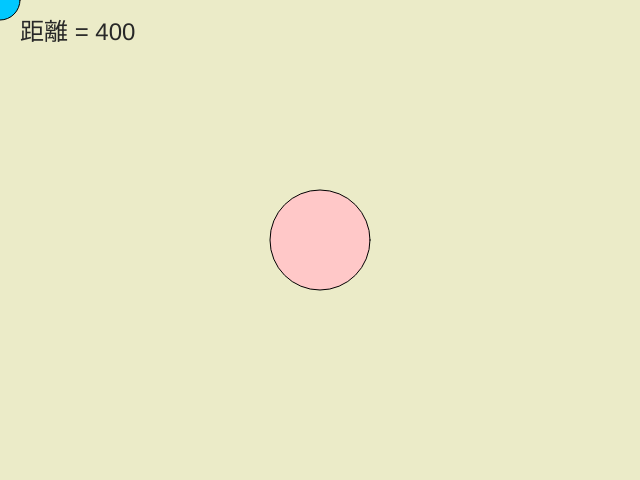
Frame 1 (no input)
Frame 60 (no input): identical to frame 1, image omitted
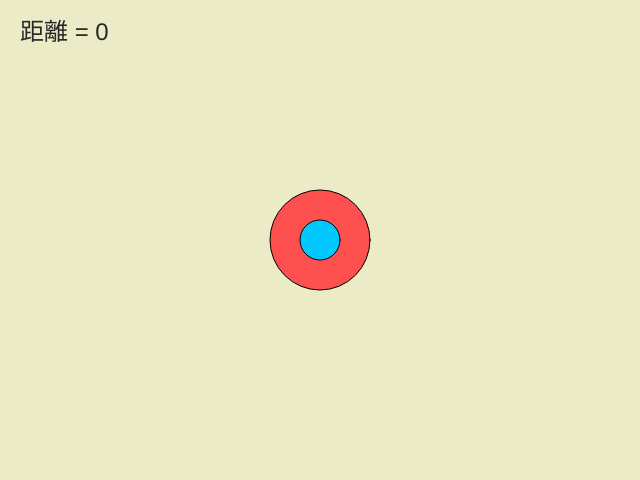
Frame 120 (the mouse pressed at the canvas centre since frame 60)

The p5.js sketch that drew these frames (run headless with seeded random() and noise() and a simulated clock; from frame 60 on, the mouse is pressed at the canvas centre):

// p5.js sketch
// ── sketch.js
const ENEMY_X = 320;
const ENEMY_Y = 240;
const ENEMY_SIZE = 100;
const PLAYER_SIZE = 40;
const HIT_DISTANCE = (ENEMY_SIZE + PLAYER_SIZE) / 2;  // 敵キャラの半径 + 自キャラの半径

function getDistance(x1, y1, x2, y2) {
  let distance = Math.sqrt(Math.pow(x1 - x2, 2) + Math.pow(y1 - y2, 2));
  return distance;
}



function setup() {
  createCanvas(640, 480);
}

function draw() {
  background(235, 235, 200);

  // TODO: 自作関数 getDistance() を呼び出して敵とプレイヤーの距離を取得し、 distance に設定する
  const distance = getDistance(ENEMY_X, ENEMY_Y, mouseX, mouseY);

  // 敵キャラの描画
  if (distance <= HIT_DISTANCE) { // 敵に当たった
    fill(255, 80, 80);
  } else {
    fill(255, 200, 200);
  }
  circle(ENEMY_X, ENEMY_Y, ENEMY_SIZE);

  // 自キャラの描画
  fill(0, 200, 255);
  circle(mouseX, mouseY, PLAYER_SIZE);

  // 距離情報
  fill(40, 40, 40);
  textSize(24);
  text('距離 = ' + Math.floor(distance), 20, 40);
}

// TODO: 2 点の座標を 4 つの引数 x1,y1,x2,y2 で受け取り、2 点間の距離を返す自作関数 getDistance() を定義する
//       2 点間の距離の計算方法は課題 3-2 参照
